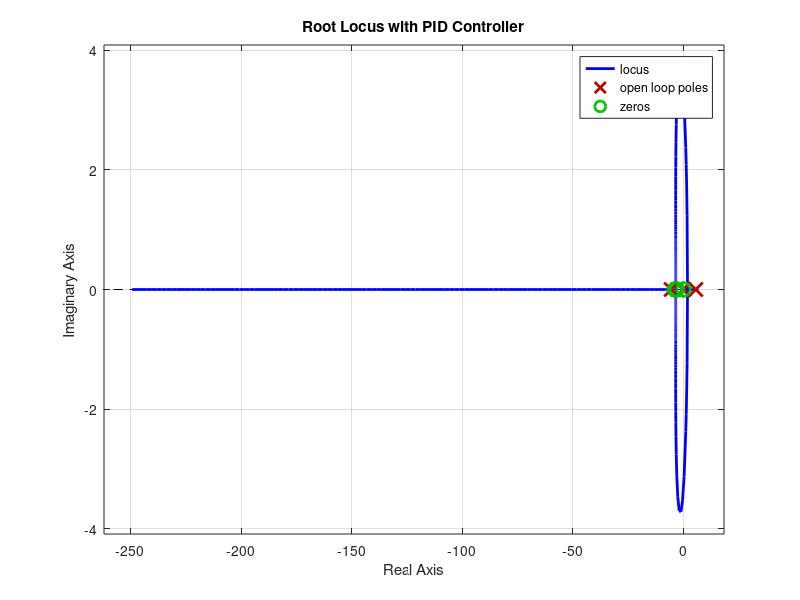

This figure's MATLAB source:
M = 0.5;
m = 0.2;
b = 0.1;
I = 0.006;
g = 9.8;
l = 0.3;
q = (M+m)*(I+m*l^2)-(m*l)^2;
s = tf('s');
P_pend = (m*l*s/q)/(s^3 + (b*(I + m*l^2))*s^2/q - ((M + m)*m*g*l)*s/q - b*m*g*l/q);
rlocus(P_pend)
z = [-3 -4];
p = 0;
k = 1;
C = zpk(z,p,k);
rlocus(C*P_pend)
title('Root Locus with PID Controller')